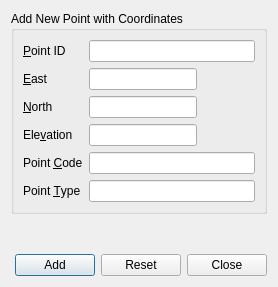
<?xml version="1.0" encoding="UTF-8"?>
<ui version="4.0">
 <class>AddNewPointDialog</class>
 <widget class="QDialog" name="AddNewPointDialog">
  <property name="geometry">
   <rect>
    <x>0</x>
    <y>0</y>
    <width>278</width>
    <height>287</height>
   </rect>
  </property>
  <property name="sizePolicy">
   <sizepolicy hsizetype="Expanding" vsizetype="Expanding">
    <horstretch>0</horstretch>
    <verstretch>0</verstretch>
   </sizepolicy>
  </property>
  <property name="minimumSize">
   <size>
    <width>0</width>
    <height>0</height>
   </size>
  </property>
  <property name="maximumSize">
   <size>
    <width>16777215</width>
    <height>16777215</height>
   </size>
  </property>
  <property name="windowTitle">
   <string>Add New Point</string>
  </property>
  <property name="accessibleName">
   <string/>
  </property>
  <property name="locale">
   <locale language="English" country="UnitedKingdom"/>
  </property>
  <layout class="QVBoxLayout" name="verticalLayout">
   <item>
    <widget class="QGroupBox" name="AddNewPointGroup">
     <property name="title">
      <string>Add New Point with Coordinates</string>
     </property>
     <layout class="QFormLayout" name="formLayout">
      <item row="0" column="0">
       <widget class="QLabel" name="PointNumberLabel">
        <property name="text">
         <string>&amp;Point ID</string>
        </property>
        <property name="buddy">
         <cstring>PointNumberLineEdit</cstring>
        </property>
       </widget>
      </item>
      <item row="0" column="1">
       <widget class="QLineEdit" name="PointNumberLineEdit"/>
      </item>
      <item row="1" column="0">
       <widget class="QLabel" name="EastCoordLabel">
        <property name="text">
         <string>&amp;East</string>
        </property>
        <property name="buddy">
         <cstring>EastCoordLineEdit</cstring>
        </property>
       </widget>
      </item>
      <item row="1" column="1">
       <layout class="QHBoxLayout" name="horizontalLayout_4">
        <item>
         <widget class="QLineEdit" name="EastCoordLineEdit"/>
        </item>
        <item>
         <spacer name="horizontalSpacer_2">
          <property name="orientation">
           <enum>Qt::Horizontal</enum>
          </property>
          <property name="sizeHint" stdset="0">
           <size>
            <width>40</width>
            <height>20</height>
           </size>
          </property>
         </spacer>
        </item>
       </layout>
      </item>
      <item row="2" column="0">
       <widget class="QLabel" name="NorthCoordLabel">
        <property name="text">
         <string>&amp;North</string>
        </property>
        <property name="buddy">
         <cstring>NorthCoordLineEdit</cstring>
        </property>
       </widget>
      </item>
      <item row="2" column="1">
       <layout class="QHBoxLayout" name="horizontalLayout_3">
        <item>
         <widget class="QLineEdit" name="NorthCoordLineEdit"/>
        </item>
        <item>
         <spacer name="horizontalSpacer_3">
          <property name="orientation">
           <enum>Qt::Horizontal</enum>
          </property>
          <property name="sizeHint" stdset="0">
           <size>
            <width>40</width>
            <height>20</height>
           </size>
          </property>
         </spacer>
        </item>
       </layout>
      </item>
      <item row="3" column="0">
       <widget class="QLabel" name="ZCoordLabel">
        <property name="text">
         <string>Ele&amp;vation</string>
        </property>
        <property name="buddy">
         <cstring>ZCoordLineEdit</cstring>
        </property>
       </widget>
      </item>
      <item row="3" column="1">
       <layout class="QHBoxLayout" name="horizontalLayout_2">
        <item>
         <widget class="QLineEdit" name="ZCoordLineEdit"/>
        </item>
        <item>
         <spacer name="horizontalSpacer_4">
          <property name="orientation">
           <enum>Qt::Horizontal</enum>
          </property>
          <property name="sizeHint" stdset="0">
           <size>
            <width>40</width>
            <height>20</height>
           </size>
          </property>
         </spacer>
        </item>
       </layout>
      </item>
      <item row="4" column="0">
       <widget class="QLabel" name="PointCodeLabel">
        <property name="text">
         <string>Point &amp;Code</string>
        </property>
        <property name="buddy">
         <cstring>PointCodeLineEdit</cstring>
        </property>
       </widget>
      </item>
      <item row="4" column="1">
       <widget class="QLineEdit" name="PointCodeLineEdit"/>
      </item>
      <item row="5" column="0">
       <widget class="QLabel" name="PointTypeLabel">
        <property name="text">
         <string>Point &amp;Type</string>
        </property>
        <property name="buddy">
         <cstring>PointTypeLineEdit</cstring>
        </property>
       </widget>
      </item>
      <item row="5" column="1">
       <widget class="QLineEdit" name="PointTypeLineEdit"/>
      </item>
     </layout>
    </widget>
   </item>
   <item>
    <spacer name="verticalSpacer">
     <property name="orientation">
      <enum>Qt::Vertical</enum>
     </property>
     <property name="sizeHint" stdset="0">
      <size>
       <width>20</width>
       <height>40</height>
      </size>
     </property>
    </spacer>
   </item>
   <item>
    <layout class="QHBoxLayout" name="horizontalLayout">
     <item>
      <spacer name="horizontalSpacer">
       <property name="orientation">
        <enum>Qt::Horizontal</enum>
       </property>
       <property name="sizeHint" stdset="0">
        <size>
         <width>40</width>
         <height>20</height>
        </size>
       </property>
      </spacer>
     </item>
     <item>
      <widget class="QPushButton" name="AddButton">
       <property name="sizePolicy">
        <sizepolicy hsizetype="Fixed" vsizetype="Fixed">
         <horstretch>0</horstretch>
         <verstretch>0</verstretch>
        </sizepolicy>
       </property>
       <property name="text">
        <string>Add</string>
       </property>
      </widget>
     </item>
     <item>
      <widget class="QPushButton" name="ResetButton">
       <property name="sizePolicy">
        <sizepolicy hsizetype="Fixed" vsizetype="Fixed">
         <horstretch>0</horstretch>
         <verstretch>0</verstretch>
        </sizepolicy>
       </property>
       <property name="text">
        <string>Reset</string>
       </property>
      </widget>
     </item>
     <item>
      <widget class="QPushButton" name="CloseButton">
       <property name="sizePolicy">
        <sizepolicy hsizetype="Fixed" vsizetype="Fixed">
         <horstretch>0</horstretch>
         <verstretch>0</verstretch>
        </sizepolicy>
       </property>
       <property name="text">
        <string>Close</string>
       </property>
      </widget>
     </item>
    </layout>
   </item>
  </layout>
 </widget>
 <tabstops>
  <tabstop>PointNumberLineEdit</tabstop>
  <tabstop>EastCoordLineEdit</tabstop>
  <tabstop>NorthCoordLineEdit</tabstop>
  <tabstop>ZCoordLineEdit</tabstop>
  <tabstop>PointCodeLineEdit</tabstop>
  <tabstop>PointTypeLineEdit</tabstop>
  <tabstop>AddButton</tabstop>
  <tabstop>ResetButton</tabstop>
  <tabstop>CloseButton</tabstop>
 </tabstops>
 <resources/>
 <connections/>
</ui>
